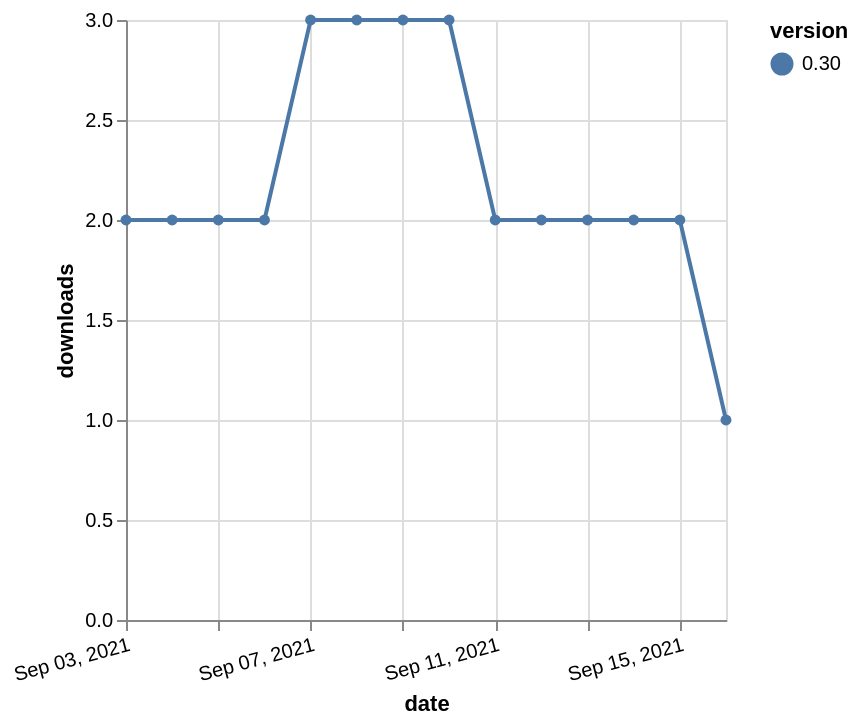

The Vega-Lite source for this figure:
### Vega-Lite specification from a JSON file in a GitHub repository (floating-point values rounded to 4 significant figures)
{"$schema": "https://vega.github.io/schema/vega-lite/v5.json", "description": "A simple bar chart with embedded data.", "data": {"values": [{"date": "2021-09-03", "total": 2441, "delta": 2, "version": "0.30"}, {"date": "2021-09-04", "total": 2443, "delta": 2, "version": "0.30"}, {"date": "2021-09-05", "total": 2445, "delta": 2, "version": "0.30"}, {"date": "2021-09-06", "total": 2447, "delta": 2, "version": "0.30"}, {"date": "2021-09-07", "total": 2450, "delta": 3, "version": "0.30"}, {"date": "2021-09-08", "total": 2453, "delta": 3, "version": "0.30"}, {"date": "2021-09-09", "total": 2456, "delta": 3, "version": "0.30"}, {"date": "2021-09-10", "total": 2459, "delta": 3, "version": "0.30"}, {"date": "2021-09-11", "total": 2461, "delta": 2, "version": "0.30"}, {"date": "2021-09-12", "total": 2463, "delta": 2, "version": "0.30"}, {"date": "2021-09-13", "total": 2465, "delta": 2, "version": "0.30"}, {"date": "2021-09-14", "total": 2467, "delta": 2, "version": "0.30"}, {"date": "2021-09-15", "total": 2469, "delta": 2, "version": "0.30"}, {"date": "2021-09-16", "total": 2470, "delta": 1, "version": "0.30"}]}, "width": "container", "mark": {"type": "line", "point": {"filled": true}}, "encoding": {"x": {"field": "date", "type": "temporal", "timeUnit": "yearmonthdate", "title": "date", "axis": {"labelAngle": -15}}, "y": {"field": "delta", "type": "quantitative", "title": "downloads"}, "color": {"field": "version", "type": "nominal"}, "tooltip": {"field": "delta"}}}
